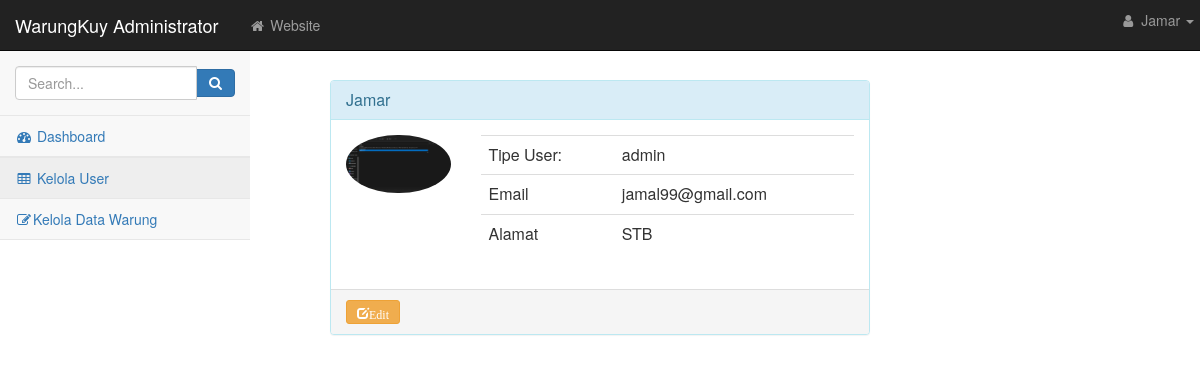
/View/DetailProfileUser.php?id=9 (signed in), run on the app's committed database.
### tables this page shows
CREATE TABLE `tb_users` (
  `id_user` int(5) NOT NULL,
  `username` char(11) NOT NULL,
  `email` varchar(50) NOT NULL,
  `password` char(20) NOT NULL,
  `hak` enum('admin','registered') NOT NULL,
  `alamat` varchar(255) DEFAULT NULL,
  `foto` varchar(256) DEFAULT NULL
);

### View/DetailProfileUser.php (the view, shortened to what this page needs)
<?php
require('../Config/koneksi.php');
$sesNama =$_SESSION['username'];
$id_user = $_GET['id'];
$query ="SELECT * FROM tb_users WHERE id_user=$id_user";
$result =mysqli_query($koneksi, $query);
$row =mysqli_fetch_assoc($result);
$nama =$row['username'];
$alamat=$row['alamat'];
$hak =$row['hak'];
$email =$row['email'];
?>
<link href="css/startmin.css" rel="stylesheet">
<link href="css/bootstrap.min.css" rel="stylesheet" id="bootstrap-css">
<link href="css/font-awesome.min.css" rel="stylesheet" type="text/css">
<body style="margin-top: 80px;">
<nav class="navbar navbar-inverse navbar-fixed-top" role="navigation">
    <div class="navbar-header">
        <a class="navbar-brand" href="../../index.php">WarungKuy Administrator</a>
    </div>
    <ul class="nav navbar-nav navbar-left navbar-top-links">
        <li><a href="#"><i class="fa fa-home fa-fw"></i> Website</a></li>
    </ul>
    <ul class="nav navbar-right navbar-top-links">
        <li class="dropdown">
            <a class="dropdown-toggle" data-toggle="dropdown" href="#">
                <i class="fa fa-user fa-fw"></i> <?php echo $sesNama; ?> <b class="caret"></b>
            </a>
        </li>
    </ul>
    <div class="navbar-default sidebar" role="navigation">
        <div class="sidebar-nav navbar-collapse">
            <ul class="nav" id="side-menu">
                <li class="sidebar-search">
                    <div class="input-group custom-search-form">
                        <input type="text" class="form-control" placeholder="Search...">
                        <span class="input-group-btn">
                                        <button class="btn btn-primary" type="button">
                                            <i class="fa fa-search"></i>
                                        </button>
                                </span>
                    </div>
                </li>
                <li>
                    <a href="index.php"><i class="fa fa-dashboard fa-fw"></i> Dashboard</a>
                </li>
                <li>
                    <a href="tables.php" class="active"><i class="fa fa-table fa-fw"></i> Kelola User</a>
                </li>
                <li>
                    <a href="KelolaWarung.php"><i class="fa fa-edit fa-fw"></i>Kelola Data Warung</a>
                </li>
            </ul>
        </div>
    </div>
</nav>
<div class="container">
    <div class="col-xs-12 col-sm-12 col-md-6 col-lg-6 col-xs-offset-0 col-sm-offset-0 col-md-offset-3 col-lg-offset-3 toppad">
        <div class="panel panel-info">
            <div class="panel-heading">
                <h3 class="panel-title"><?php
                   echo $nama;
                    ?></h3>
            </div>
            <div class="panel-body">
                <div class="row">
                    <div class="col-md-3 col-lg-3 " align="center"><img alt="User Pic"
                                                                        src="../Assets/img/<?php echo $row['foto'];?>"
                                                                        class="img-circle img-responsive"></div>
                    <div class=" col-md-9 col-lg-9 ">
                        <table class="table table-user-information">
                            <tbody>
                            <tr>
                                <td>Tipe User:</td>
                                <td><?php  echo $hak;?></td>
                            </tr>
                            <tr>
                            <tr>
                                <td>Email</td>
                                <td><?php
                                    echo $email;
                                    ?></td>
                            </tr>
                            <tr>
                                <td>Alamat</td>
                                <td><?php
                                    echo $alamat;
                                    ?></td>
                            </tr>
                            </tbody>
                        </table>
                    </div>
                </div>
            </div>
            <div class="panel-footer">
                <a href="AturProfileUser.php?id=<?php echo $id_user;?>" data-original-title="Edit this user" data-toggle="tooltip" type="button"
                   class="btn btn-sm btn-warning"><i class="glyphicon glyphicon-edit">Edit </i></a>
            </div>
        </div>
    </div>
</div>
</body>

### View/css/startmin.css (style rules this page uses)
body { background-color: #f8f8f8; }
.navbar-header { float: left; }
.navbar-left { float: left; }
.navbar-right { text-align: right; }
.navbar-top-links { margin: 0; }
.navbar-top-links li { display: inline-block; }
.navbar-top-links li:last-child { margin-right: 6px; }
.navbar-top-links li a { padding: 15px; min-height: 50px; }
.navbar-top-links>li>a { color: #999; }
.sidebar .sidebar-nav.navbar-collapse { padding-right: 0; padding-left: 0; }
.sidebar .sidebar-search { padding: 15px; }
.sidebar ul li { border-bottom: 1px solid #e7e7e7; }
.sidebar ul li a.active { background-color: #eee; }
@media (min-width:768px) { .sidebar { z-index: 1; position: absolute; width: 250px; margin-top: 51px; } }

### data on the page
tb_users: username "Jamar", foto (picture), hak "admin", email "jamal99@gmail.com", alamat "STB"

### other printed values
$sesNama "Jamar"
